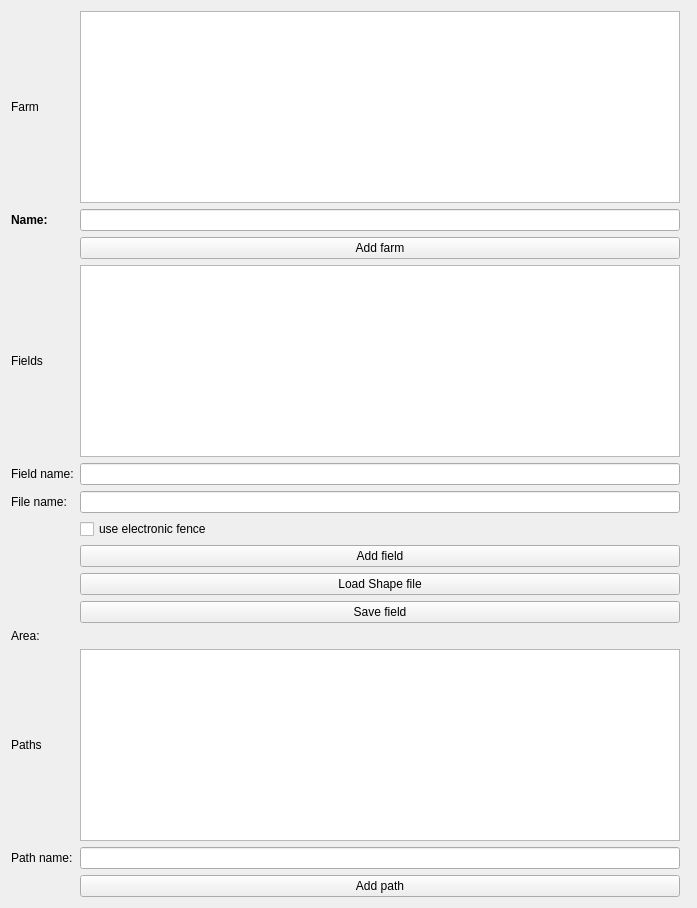
      <widget class="QWidget" name="tabFarm">
       <attribute name="title">
        <string/>
       </attribute>
       <attribute name="toolTip">
        <string>Fields</string>
       </attribute>
       <layout class="QHBoxLayout" name="horizontalLayout">
        <item>
         <layout class="QGridLayout" name="gridLayout_3">
          <item row="5" column="2">
           <widget class="QLineEdit" name="filenameEdit"/>
          </item>
          <item row="4" column="2">
           <widget class="QLineEdit" name="fieldnameEdit">
            <property name="enabled">
             <bool>true</bool>
            </property>
           </widget>
          </item>
          <item row="2" column="2">
           <widget class="QPushButton" name="pushButton_farm">
            <property name="text">
             <string>Add farm</string>
            </property>
           </widget>
          </item>
          <item row="12" column="2">
           <widget class="QLineEdit" name="pathnameEdit"/>
          </item>
          <item row="13" column="2">
           <widget class="QPushButton" name="pushButton_path">
            <property name="text">
             <string>Add path</string>
            </property>
           </widget>
          </item>
          <item row="10" column="2">
           <widget class="QLabel" name="label_area_ha">
            <property name="text">
             <string/>
            </property>
           </widget>
          </item>
          <item row="12" column="0">
           <widget class="QLabel" name="label_6">
            <property name="text">
             <string>Path name:</string>
            </property>
           </widget>
          </item>
          <item row="5" column="0">
           <widget class="QLabel" name="label">
            <property name="text">
             <string>File name:</string>
            </property>
           </widget>
          </item>
          <item row="8" column="2">
           <widget class="QPushButton" name="pushButton_load_shapefile">
            <property name="text">
             <string>Load Shape file</string>
            </property>
           </widget>
          </item>
          <item row="0" column="0">
           <widget class="QLabel" name="labelFarm">
            <property name="text">
             <string>Farm</string>
            </property>
           </widget>
          </item>
          <item row="3" column="2">
           <widget class="QTableView" name="fieldTable">
            <property name="selectionBehavior">
             <enum>QAbstractItemView::SelectionBehavior::SelectRows</enum>
            </property>
           </widget>
          </item>
          <item row="11" column="0">
           <widget class="QLabel" name="labelPaths">
            <property name="text">
             <string>Paths</string>
            </property>
           </widget>
          </item>
          <item row="3" column="0">
           <widget class="QLabel" name="labelFields">
            <property name="text">
             <string>Fields</string>
            </property>
           </widget>
          </item>
          <item row="6" column="2">
           <widget class="QCheckBox" name="fencedCheckBox">
            <property name="text">
             <string>use electronic fence</string>
            </property>
           </widget>
          </item>
          <item row="7" column="2">
           <widget class="QPushButton" name="pushButton_field">
            <property name="text">
             <string>Add field</string>
            </property>
           </widget>
          </item>
          <item row="0" column="2">
           <widget class="QTableView" name="farmTable">
            <property name="sizePolicy">
             <sizepolicy hsizetype="MinimumExpanding" vsizetype="Fixed">
              <horstretch>0</horstretch>
              <verstretch>0</verstretch>
             </sizepolicy>
            </property>
            <property name="minimumSize">
             <size>
              <width>600</width>
              <height>120</height>
             </size>
            </property>
            <property name="selectionBehavior">
             <enum>QAbstractItemView::SelectionBehavior::SelectRows</enum>
            </property>
           </widget>
          </item>
          <item row="4" column="0">
           <widget class="QLabel" name="labelFieldname">
            <property name="text">
             <string>Field name:</string>
            </property>
           </widget>
          </item>
          <item row="1" column="0">
           <widget class="QLabel" name="label_16">
            <property name="text">
             <string>&lt;html&gt;&lt;head/&gt;&lt;body&gt;&lt;p&gt;&lt;span style=&quot; font-weight:700;&quot;&gt;Name:&lt;/span&gt;&lt;/p&gt;&lt;/body&gt;&lt;/html&gt;</string>
            </property>
           </widget>
          </item>
          <item row="1" column="2">
           <widget class="QLineEdit" name="locationnameEdit">
            <property name="enabled">
             <bool>true</bool>
            </property>
           </widget>
          </item>
          <item row="10" column="0">
           <widget class="QLabel" name="labelArea">
            <property name="text">
             <string>Area:</string>
            </property>
           </widget>
          </item>
          <item row="11" column="2">
           <widget class="QTableView" name="pathTable">
            <property name="selectionBehavior">
             <enum>QAbstractItemView::SelectionBehavior::SelectRows</enum>
            </property>
           </widget>
          </item>
          <item row="9" column="2">
           <widget class="QPushButton" name="pushButton_savefield">
            <property name="text">
             <string>Save field</string>
            </property>
           </widget>
          </item>
         </layout>
        </item>
        <item>
         <widget class="MapWidget" name="mapWidgetFields" native="true">
          <property name="sizePolicy">
           <sizepolicy hsizetype="Expanding" vsizetype="Expanding">
            <horstretch>1</horstretch>
            <verstretch>1</verstretch>
           </sizepolicy>
          </property>
         </widget>
        </item>
       </layout>
      </widget>
